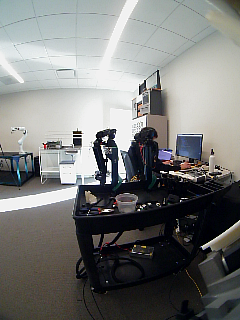
#> input picture misc_scripts/camera_calibration/imgs/left_pinky_1507029504.png, 240 x 320 px, found by its file name
$ python see_overlap.py
#> lines starting #> are read from the running program, lines starting #| are printed output that depends on the picture
import cv2

left_image = cv2.imread('left_pinky_1507029504.png')
#> left_image is the input picture: shape (320, 240, 3); mean B, G, R 120.4, 121.9, 120.9
right_image = cv2.imread('left_thumb_1507029504.png')
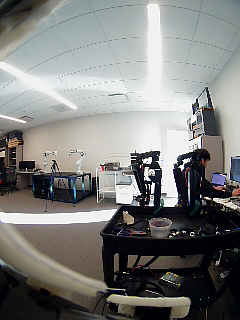
#> input picture misc_scripts/camera_calibration/imgs/left_thumb_1507029504.png, 240 x 320 px, found by its file name
#> right_image is the input picture: shape (320, 240, 3); mean B, G, R 124.1, 126.1, 125.6

# cv2.imshow('Left Image', left_image)
# cv2.imshow('Right Image', right_image)

gray_left = cv2.cvtColor(left_image, cv2.COLOR_BGR2GRAY)
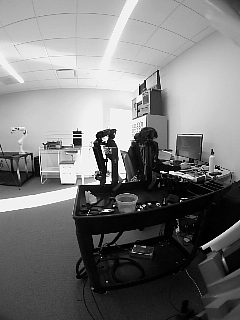
#> gray_left: shape (320, 240); min 0, max 255, mean 121.5
gray_right = cv2.cvtColor(right_image, cv2.COLOR_BGR2GRAY)
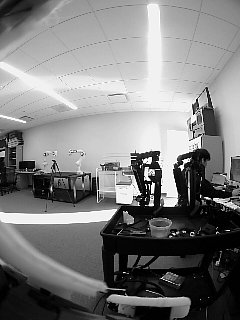
#> gray_right: shape (320, 240); min 0, max 255, mean 125.7

# Initialize ORB detector
orb = cv2.ORB_create()

# Detect keypoints and compute descriptors
kp_left, des_left = orb.detectAndCompute(gray_left, None)
#> kp_left = 465 keypoints; strongest (x, y, size): (108, 160, 31), (104, 156, 31), (74, 132, 31), (103, 139, 31)
kp_right, des_right = orb.detectAndCompute(gray_right, None)
#> kp_right = 459 keypoints; strongest (x, y, size): (152, 184, 31), (180, 167, 31), (151, 205, 31), (148, 179, 37.2)

# Use BFMatcher to match keypoints between images
bf = cv2.BFMatcher(cv2.NORM_HAMMING, crossCheck=True)
matches = bf.match(des_left, des_right)
#> matches = 166 matches

# Sort matches by distance (optional, for better matching quality)
matches = sorted(matches, key=lambda x: x.distance)

# Get x-coordinates of matched keypoints for each image
left_x_coords = [int(kp_left[m.queryIdx].pt[0]) for m in matches]
#> left_x_coords = 166 values, max 207 at index 111, min 31 at index 38, mean 110.9
right_x_coords = [int(kp_right[m.trainIdx].pt[0]) for m in matches]
#> right_x_coords = 166 values, max 202 at index 13, min 79 at index 77, mean 147.7

# Define the overlapping region for each image
left_overlappingBegin = min(left_x_coords)
#> left_overlappingBegin = 31
left_overlappingEnd = max(left_x_coords)
#> left_overlappingEnd = 207

right_overlappingBegin = min(right_x_coords)
#> right_overlappingBegin = 79
right_overlappingEnd = max(right_x_coords)
#> right_overlappingEnd = 202

print(f"Left Image Overlapping Range: Begin = {left_overlappingBegin}, End = {left_overlappingEnd}")
#| Left Image Overlapping Range: Begin = 31, End = 207
print(f"Right Image Overlapping Range: Begin = {right_overlappingBegin}, End = {right_overlappingEnd}")
#| Right Image Overlapping Range: Begin = 79, End = 202
